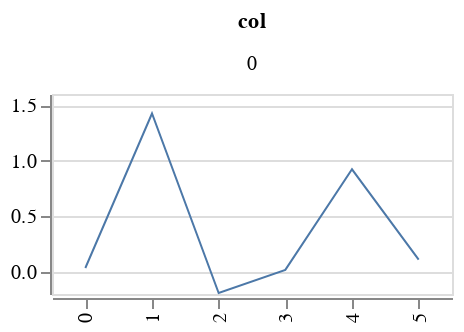

Here is the notebook cell this chart was saved with:
### Code cell
import altair as alt
import pandas as pd
alt.data_transformers.disable_max_rows()

plot_data = pd.DataFrame(np.squeeze(ps['beta'])) 
plot_data['id'] = np.arange(len(plot_data))
plot_data = plot_data.melt(id_vars=['id'], var_name=['col'])

mcmc_chart = alt.Chart(plot_data).mark_line(
    opacity = 1,
    strokeWidth = 1,
).encode(
    alt.Y('value', title=None),
    alt.X('id:O',
          title=None
         )
).properties(width=200, height=100)

(mcmc_chart).facet(
    alt.Facet('col'),
    columns=3
)

### Figure 1 — Vega-Lite specification as saved in the notebook (floating-point values rounded to 4 significant figures)
{"config": {"view": {"continuousWidth": 400, "continuousHeight": 300}}, "data": {"name": "data-9ddb3831d9768aaec2405e761ef8c07d"}, "facet": {"type": "quantitative", "field": "col"}, "spec": {"mark": {"type": "line", "opacity": 1, "strokeWidth": 1}, "encoding": {"x": {"type": "ordinal", "field": "id", "title": null}, "y": {"type": "quantitative", "field": "value", "title": null}}, "height": 100, "width": 200}, "columns": 3, "$schema": "https://vega.github.io/schema/vega-lite/v4.8.1.json", "datasets": {"data-9ddb3831d9768aaec2405e761ef8c07d": [{"id": 0, "col": 0, "value": 0.03409}, {"id": 1, "col": 0, "value": 1.425}, {"id": 2, "col": 0, "value": -0.1908}, {"id": 3, "col": 0, "value": 0.0167}, {"id": 4, "col": 0, "value": 0.9222}, {"id": 5, "col": 0, "value": 0.11}]}}
